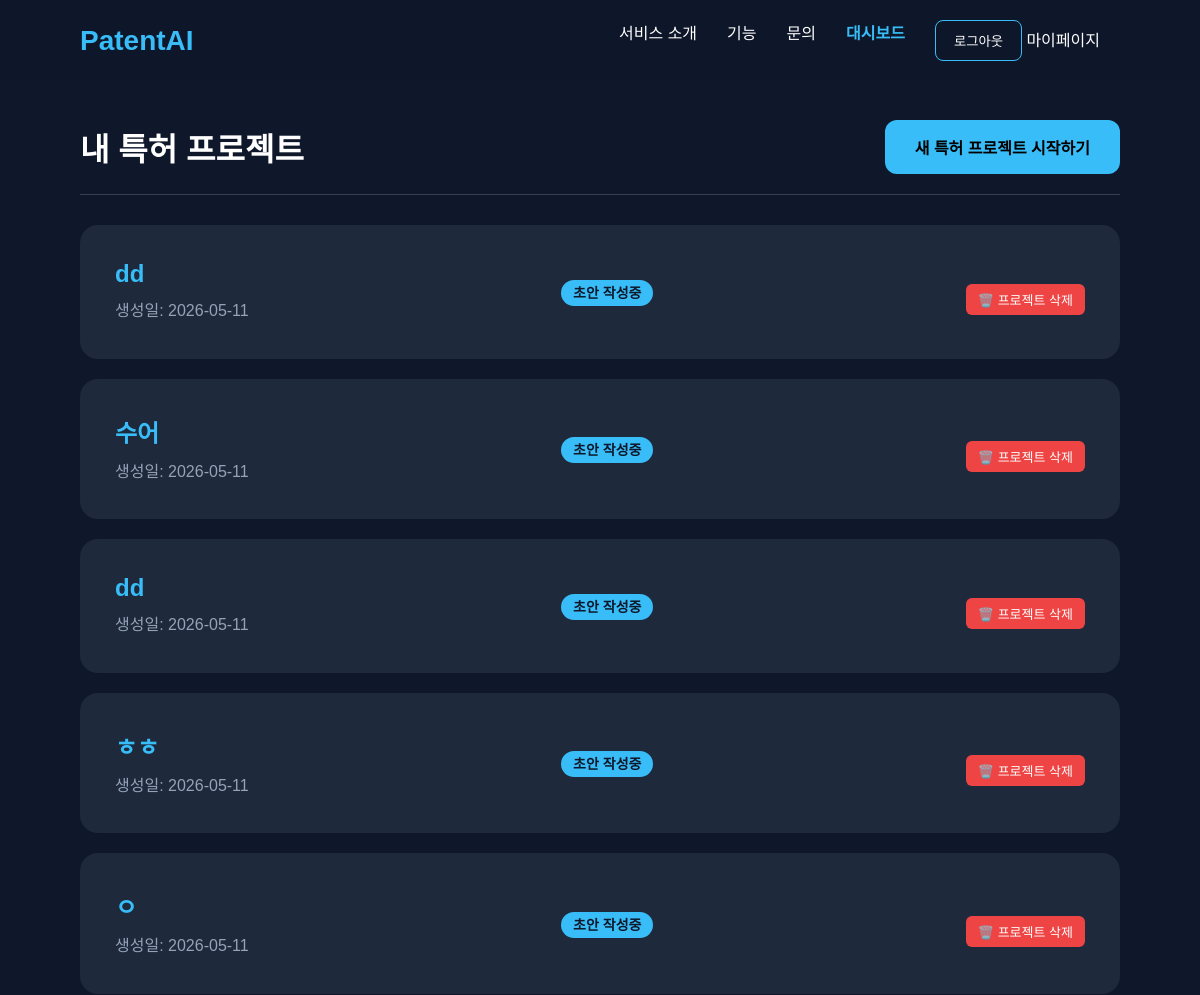
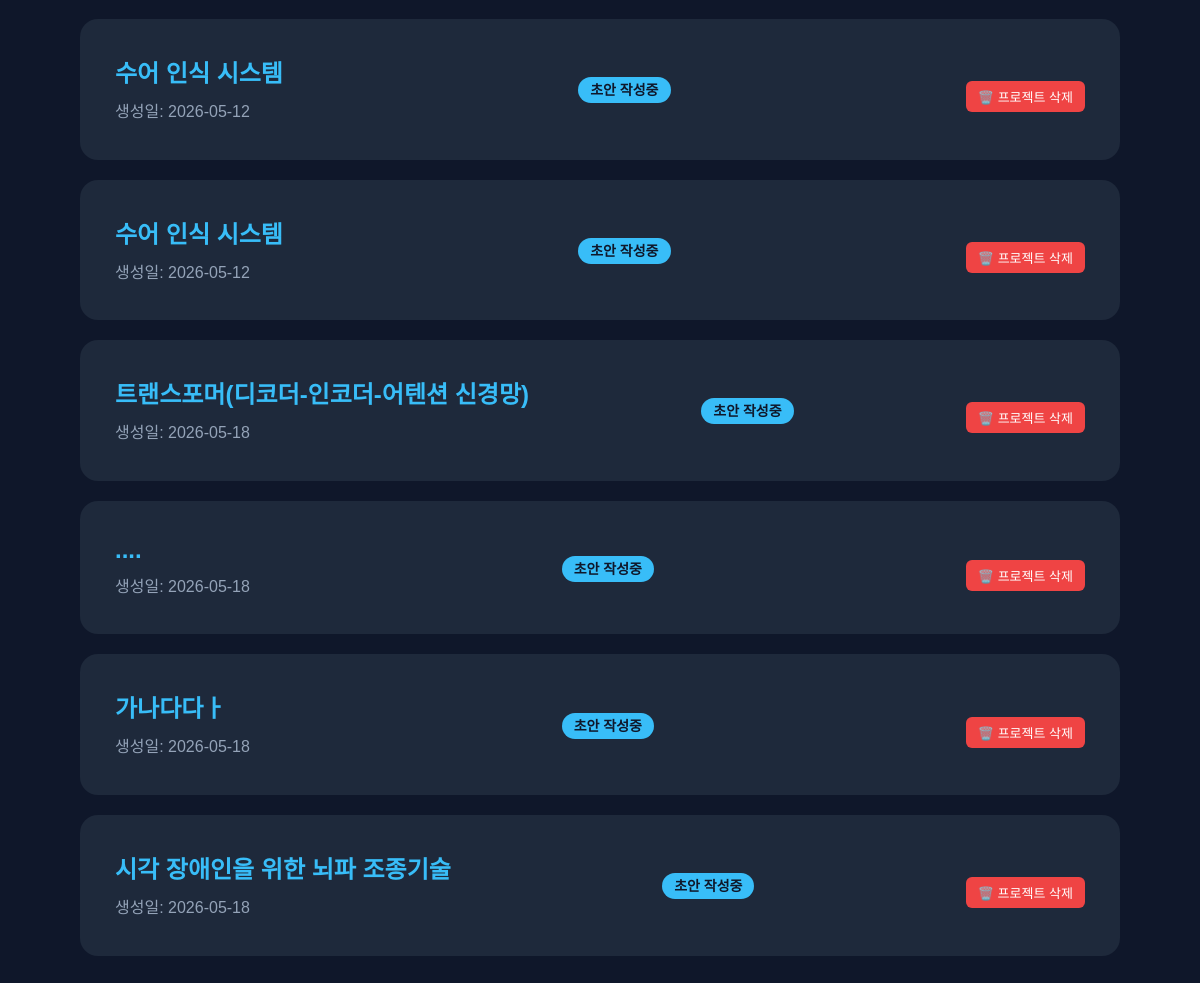
Before: /workspace/dashboard/ (signed in) with the older database file (2 pictures, top to bottom).
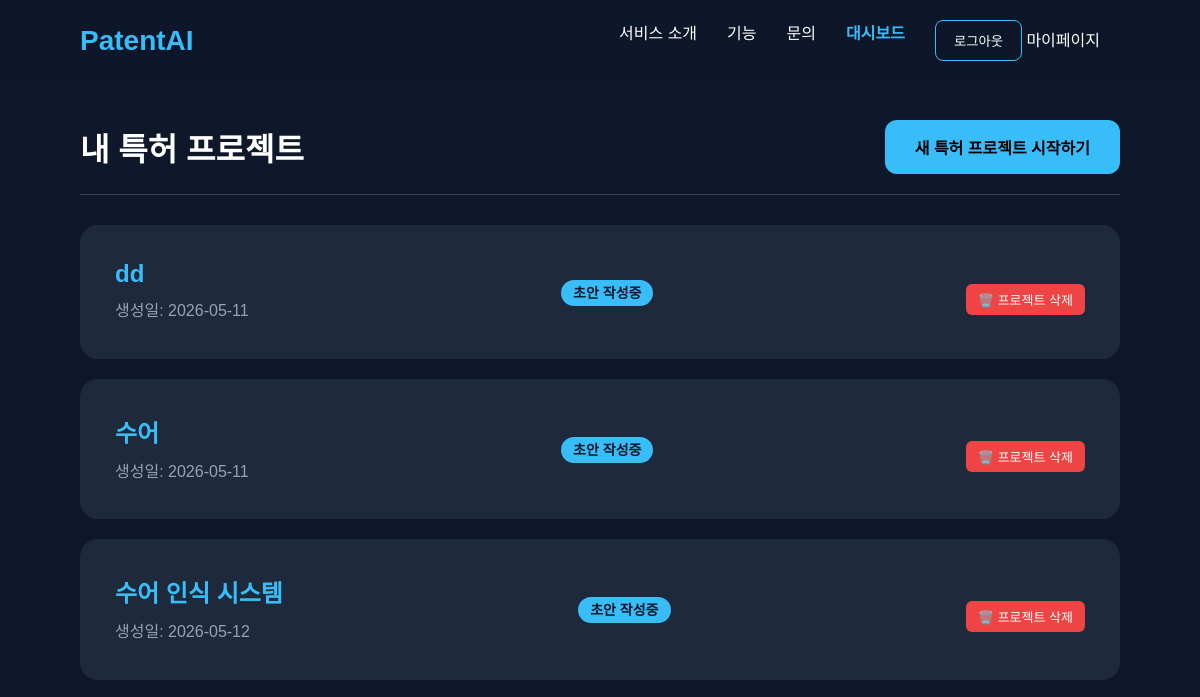
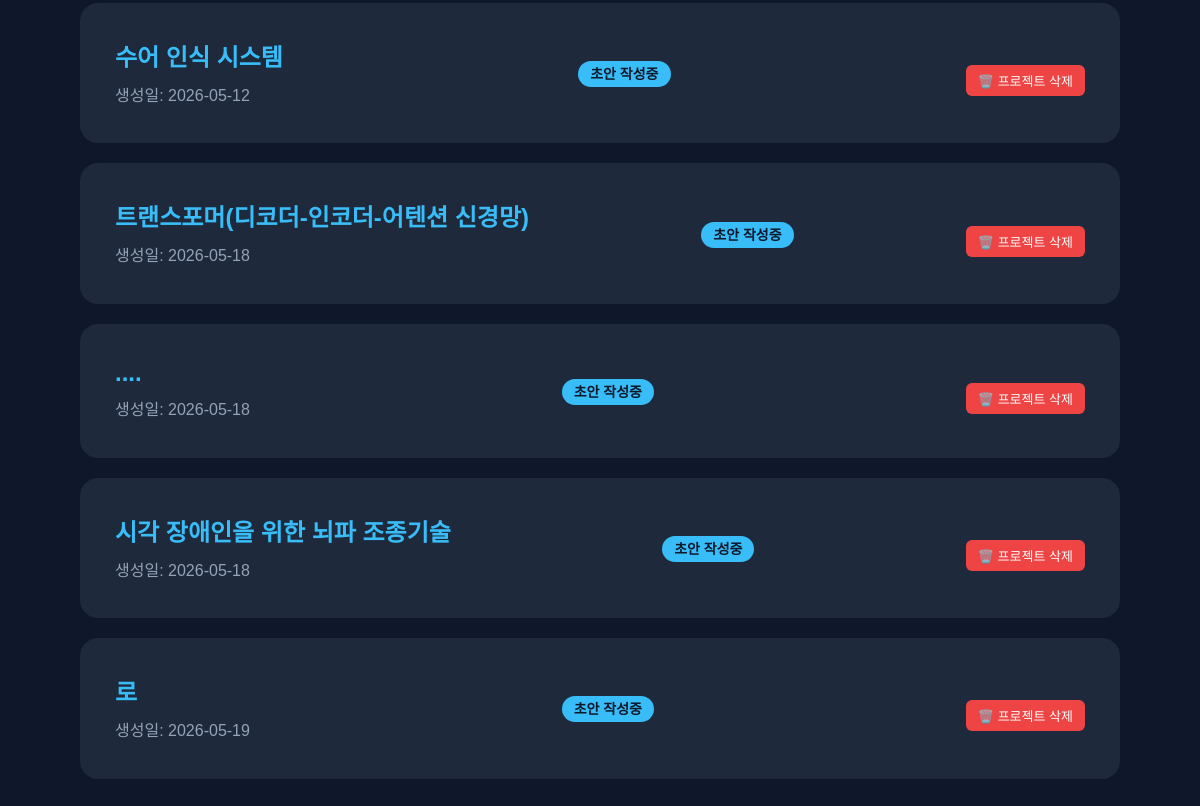
After: the same page with the newer database file (2 pictures, top to bottom).
### workspace/models.py (models this page shows)
class PatentProject(models.Model):
    STATUS_CHOICES = (
        ('draft', '초안 작성중'),
        ('agent_processing', 'AI 처리중'),
        ('review', '변리사 검토중'),
        ('done', '완료'),
    )
    title = models.CharField(max_length=200, verbose_name="프로젝트명")
    owner = models.ForeignKey(User, on_delete=models.CASCADE, related_name='projects')
    status = models.CharField(max_length=20, choices=STATUS_CHOICES, default='draft')
    original_data_hash = models.CharField(max_length=64, blank=True, null=True) # 원본 데이터의 해시값을 저장하는 필드 (중복 방지 및 변경 감지용)
    created_at = models.DateTimeField(auto_now_add=True)
    updated_at = models.DateTimeField(auto_now=True)

### workspace/views.py (the view)
# urls.py: path('dashboard/', views.dashboard, name='dashboard'),
@login_required(login_url='/accounts/login/')
def dashboard(request):
    try:
        user_role = request.user.userprofile.role
    except:
        user_role = 'inventor'
    if user_role == 'attorney':
        projects = PatentProject.objects.filter(status='review')
        template_name = 'workspace/attorney_dashboard.html'
    else:
        projects = PatentProject.objects.filter(owner=request.user)
        template_name = 'workspace/inventor_dashboard.html'
    return render(request, template_name, {'projects': projects})

### workspace/templates/workspace/inventor_dashboard.html (shortened to what this page needs)
{% extends "base.html" %}
{% block content %}
<div class="dashboard-container" style="padding: 120px 80px 50px 80px; max-width: 1200px; margin: 0 auto;">
    <div style="display: flex; justify-content: space-between; align-items: center; border-bottom: 1px solid #334155; padding-bottom: 20px; margin-bottom: 30px;">
        <h1 style="margin: 0; font-size: 32px;">내 특허 프로젝트</h1>
        <a href="{% url 'create_project' %}" class="start-btn" style="text-decoration: none; display: inline-block;">새 특허 프로젝트 시작하기</a>
    </div>
    <div class="project-list" style="display: flex; flex-direction: column; gap: 20px;">
        {% for project in projects %}
        <div class="card" style="width: 100%; display: flex; justify-content: space-between; align-items: center;">
            <div>
                <h2 style="margin-bottom: 10px; font-size: 24px;">
                    <a href="{% url 'workstation' project.id %}" style="color: #38bdf8; text-decoration: none;">
                        {{ project.title }}
                    </a>
                </h2>
                <p style="color: #94a3b8;">생성일: {{ project.created_at|date:"Y-m-d" }}</p>
            </div>
            <div>
                <span style="background: #38bdf8; color: #0f172a; padding: 5px 12px; border-radius: 20px; font-weight: bold; font-size: 14px;">
                    {{ project.get_status_display }}
                </span>
            </div>
            <div class="project-actions" style="margin-top: 15px; display: flex; justify-content: flex-end;">
                <form action="{% url 'delete_project' project.id %}" method="POST"
                    onsubmit="return confirm('정말로 이 프로젝트를 삭제하시겠습니까?\n삭제된 데이터와 채팅 내역은 복구할 수 없습니다.');"
                    style="display: inline;">
                    <button type="submit" class="delete-btn"
                            style="background: #ef4444; color: white; border: none; padding: 6px 12px; border-radius: 6px; font-size: 13px; cursor: pointer; transition: background 0.2s;">
                        🗑️ 프로젝트 삭제
                    </button>
                </form>
            </div>
        </div>
        {% empty %}
        <div style="text-align: center; padding: 60px 0; background: #1e293b; border-radius: 18px;">
            <p style="color: #94a3b8; font-size: 18px; margin-bottom: 20px;">아직 진행 중인 프로젝트가 없습니다.</p>
        </div>
        {% endfor %}
    </div>
</div>
{% endblock %}

Changed rows visible on the page:
removed PatentProject: title "dd", created_at "2026-05-11", status "초안 작성중"
removed PatentProject: title "ㅎㅎ", created_at "2026-05-11", status "초안 작성중"
removed PatentProject: title "ㅇ", created_at "2026-05-11", status "초안 작성중"
removed PatentProject: title "가나다다ㅏ", created_at "2026-05-18", status "초안 작성중"
added PatentProject: title "로", created_at "2026-05-19", status "초안 작성중"
